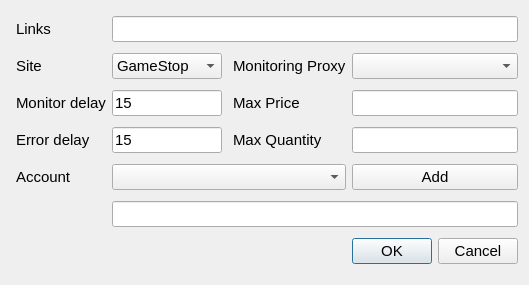
<?xml version="1.0" encoding="UTF-8"?>
<ui version="4.0">
 <class>Dialog</class>
 <widget class="QDialog" name="Dialog">
  <property name="geometry">
   <rect>
    <x>0</x>
    <y>0</y>
    <width>529</width>
    <height>285</height>
   </rect>
  </property>
  <property name="font">
   <font>
    <pointsize>11</pointsize>
   </font>
  </property>
  <property name="windowTitle">
   <string>New Task</string>
  </property>
  <layout class="QGridLayout" name="gridLayout">
   <item row="6" column="4">
    <widget class="QDialogButtonBox" name="buttonBox">
     <property name="orientation">
      <enum>Qt::Horizontal</enum>
     </property>
     <property name="standardButtons">
      <set>QDialogButtonBox::Cancel|QDialogButtonBox::Ok</set>
     </property>
    </widget>
   </item>
   <item row="4" column="1" colspan="3">
    <widget class="QComboBox" name="cbAccount"/>
   </item>
   <item row="2" column="4">
    <widget class="QLineEdit" name="txtMaxPrice"/>
   </item>
   <item row="0" column="1" colspan="4">
    <widget class="QLineEdit" name="txtLink"/>
   </item>
   <item row="3" column="3">
    <widget class="QLabel" name="label_6">
     <property name="text">
      <string>Max Quantity</string>
     </property>
     <property name="indent">
      <number>5</number>
     </property>
    </widget>
   </item>
   <item row="1" column="3">
    <widget class="QLabel" name="label_5">
     <property name="text">
      <string>Monitoring Proxy</string>
     </property>
     <property name="margin">
      <number>0</number>
     </property>
     <property name="indent">
      <number>5</number>
     </property>
    </widget>
   </item>
   <item row="3" column="4">
    <widget class="QLineEdit" name="txtMaxQuantity"/>
   </item>
   <item row="1" column="4">
    <widget class="QComboBox" name="cbMonitorProxy">
     <item>
      <property name="text">
       <string/>
      </property>
     </item>
    </widget>
   </item>
   <item row="2" column="3">
    <widget class="QLabel" name="label_3">
     <property name="text">
      <string>Max Price</string>
     </property>
     <property name="indent">
      <number>5</number>
     </property>
    </widget>
   </item>
   <item row="4" column="4">
    <widget class="QPushButton" name="btnAccountAdd">
     <property name="text">
      <string>Add</string>
     </property>
    </widget>
   </item>
   <item row="4" column="0">
    <widget class="QLabel" name="label_7">
     <property name="text">
      <string>Account</string>
     </property>
     <property name="indent">
      <number>5</number>
     </property>
    </widget>
   </item>
   <item row="1" column="1" colspan="2">
    <widget class="QComboBox" name="cbSite">
     <item>
      <property name="text">
       <string>GameStop</string>
      </property>
     </item>
     <item>
      <property name="text">
       <string>Walmart</string>
      </property>
     </item>
     <item>
      <property name="text">
       <string>Target</string>
      </property>
     </item>
     <item>
      <property name="text">
       <string>Bestbuy</string>
      </property>
     </item>
    </widget>
   </item>
   <item row="2" column="1" colspan="2">
    <widget class="QLineEdit" name="txtMonitorDelay">
     <property name="text">
      <string>15</string>
     </property>
    </widget>
   </item>
   <item row="3" column="1" colspan="2">
    <widget class="QLineEdit" name="txtErrorDelay">
     <property name="text">
      <string>15</string>
     </property>
    </widget>
   </item>
   <item row="2" column="0">
    <widget class="QLabel" name="label_2">
     <property name="text">
      <string>Monitor delay</string>
     </property>
     <property name="margin">
      <number>0</number>
     </property>
     <property name="indent">
      <number>5</number>
     </property>
    </widget>
   </item>
   <item row="1" column="0">
    <widget class="QLabel" name="label_8">
     <property name="text">
      <string>Site</string>
     </property>
     <property name="margin">
      <number>0</number>
     </property>
     <property name="indent">
      <number>5</number>
     </property>
    </widget>
   </item>
   <item row="0" column="0">
    <widget class="QLabel" name="label">
     <property name="text">
      <string>Links</string>
     </property>
     <property name="margin">
      <number>0</number>
     </property>
     <property name="indent">
      <number>5</number>
     </property>
    </widget>
   </item>
   <item row="3" column="0">
    <widget class="QLabel" name="label_4">
     <property name="text">
      <string>Error delay</string>
     </property>
     <property name="indent">
      <number>5</number>
     </property>
    </widget>
   </item>
   <item row="5" column="1" colspan="4">
    <widget class="QLineEdit" name="txtAccount"/>
   </item>
  </layout>
 </widget>
 <resources/>
 <connections>
  <connection>
   <sender>buttonBox</sender>
   <signal>accepted()</signal>
   <receiver>Dialog</receiver>
   <slot>accept()</slot>
   <hints>
    <hint type="sourcelabel">
     <x>248</x>
     <y>254</y>
    </hint>
    <hint type="destinationlabel">
     <x>157</x>
     <y>274</y>
    </hint>
   </hints>
  </connection>
  <connection>
   <sender>buttonBox</sender>
   <signal>rejected()</signal>
   <receiver>Dialog</receiver>
   <slot>reject()</slot>
   <hints>
    <hint type="sourcelabel">
     <x>316</x>
     <y>260</y>
    </hint>
    <hint type="destinationlabel">
     <x>286</x>
     <y>274</y>
    </hint>
   </hints>
  </connection>
 </connections>
</ui>
